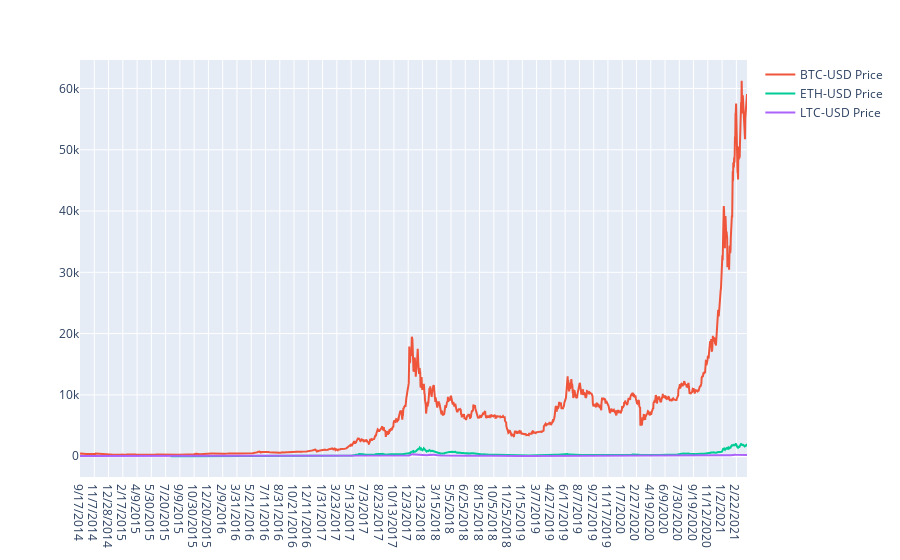

The code cell stored with this chart in its notebook:
### Markdown cell above
# TASK #4: PLOT INTERACTIVE MULTIPLE LINE PLOTS USING PLOTLY EXPRESS

### Code cell
fig  = px.line()

for i in crypto_df.columns[1:]:
    fig.add_scatter(x = crypto_df['Date'], y = crypto_df[i], name = i)
    
fig.show()

### Figure 1 — Plotly figure (JSON) as saved in the notebook; plotly's stock layout.template omitted (floating-point values rounded to 4 significant figures; data arrays with more than 128 entries replaced by an {"elided": "..."} marker saying what was removed)
{"data": [{"hovertemplate": "<extra></extra>", "legendgroup": "", "line": {"color": "#636efa", "dash": "solid"}, "marker": {"symbol": "circle"}, "mode": "lines", "name": "", "orientation": "v", "showlegend": false, "type": "scatter", "xaxis": "x", "yaxis": "y"}, {"name": "BTC-USD Price", "type": "scatter", "x": {"elided": "2385 str values"}, "y": {"elided": "2385 float values"}}, {"name": "ETH-USD Price", "type": "scatter", "x": {"elided": "2385 str values"}, "y": {"elided": "2385 float values"}}, {"name": "LTC-USD Price", "type": "scatter", "x": {"elided": "2385 str values"}, "y": {"elided": "2385 float values"}}], "layout": {"legend": {"tracegroupgap": 0}, "margin": {"t": 60}, "xaxis": {"anchor": "y", "domain": [0, 1]}, "yaxis": {"anchor": "x", "domain": [0, 1]}}}
